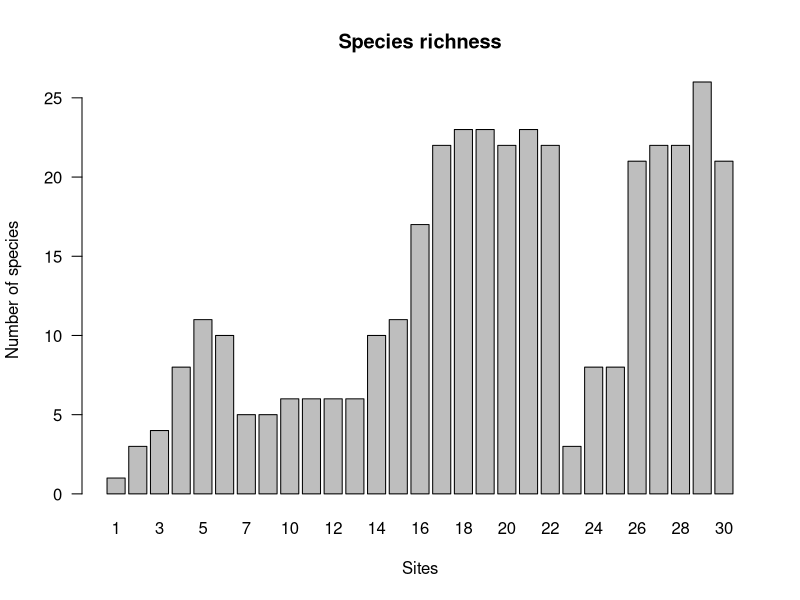
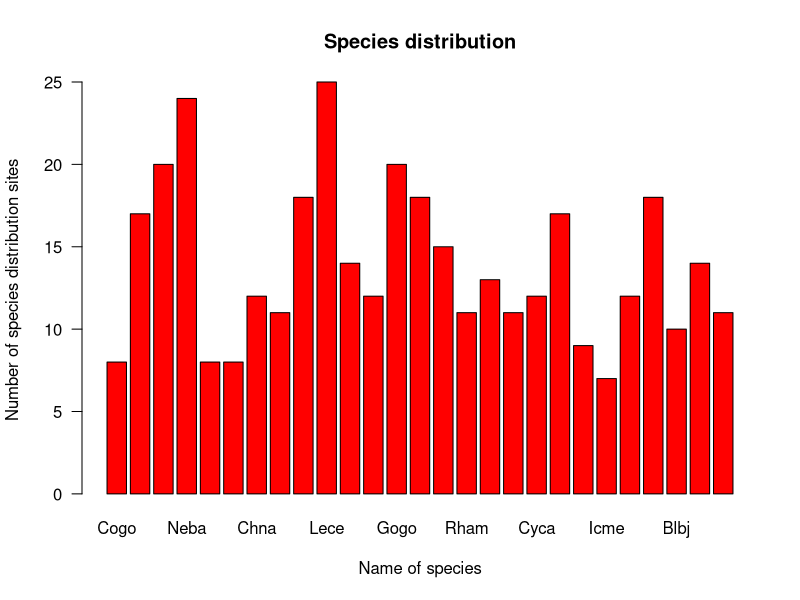
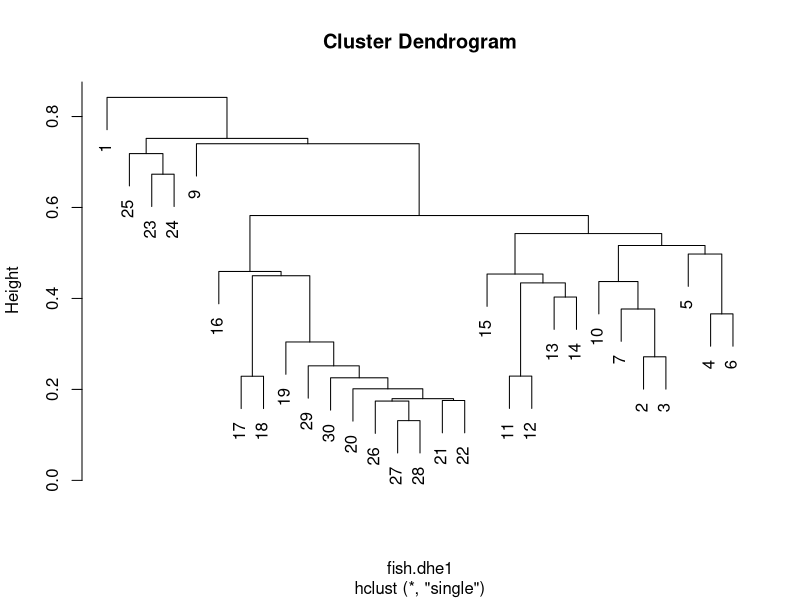
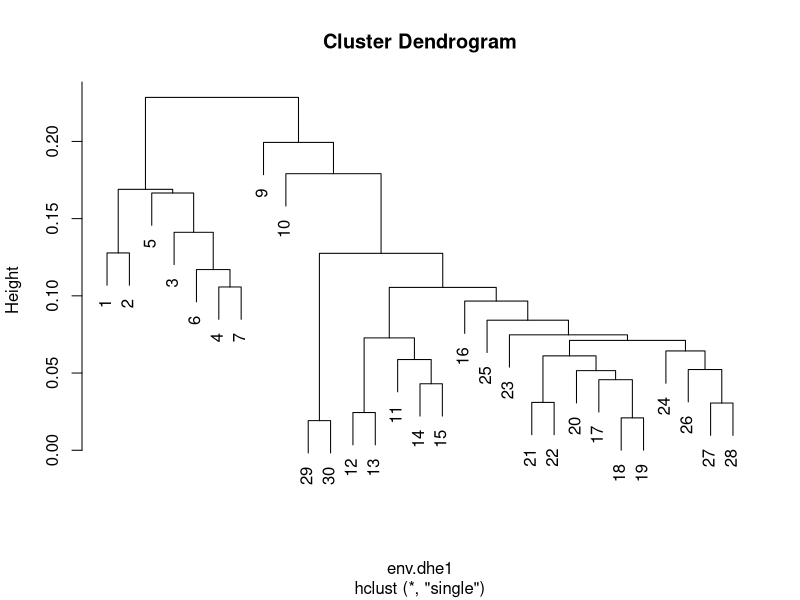
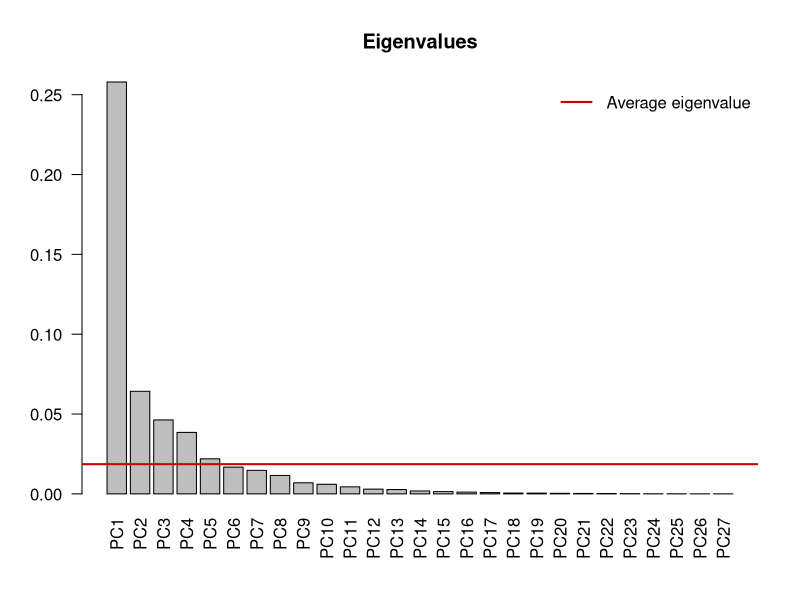
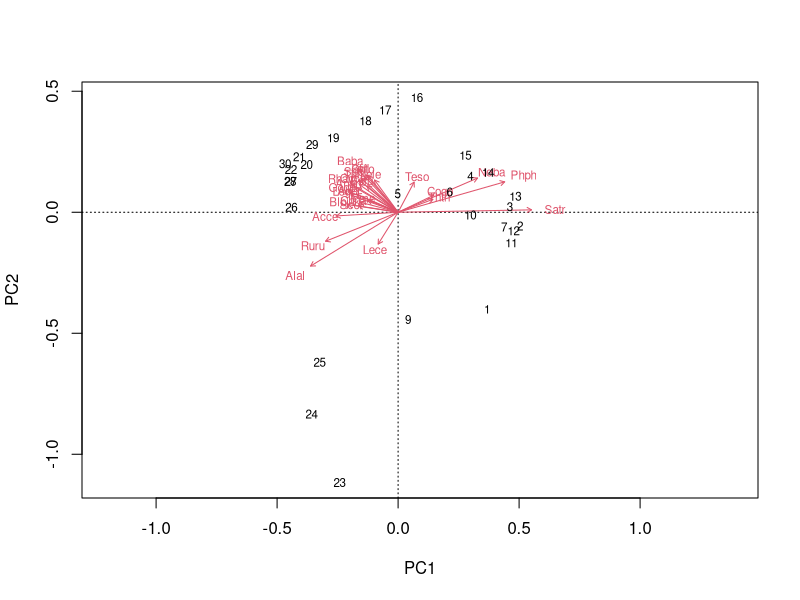
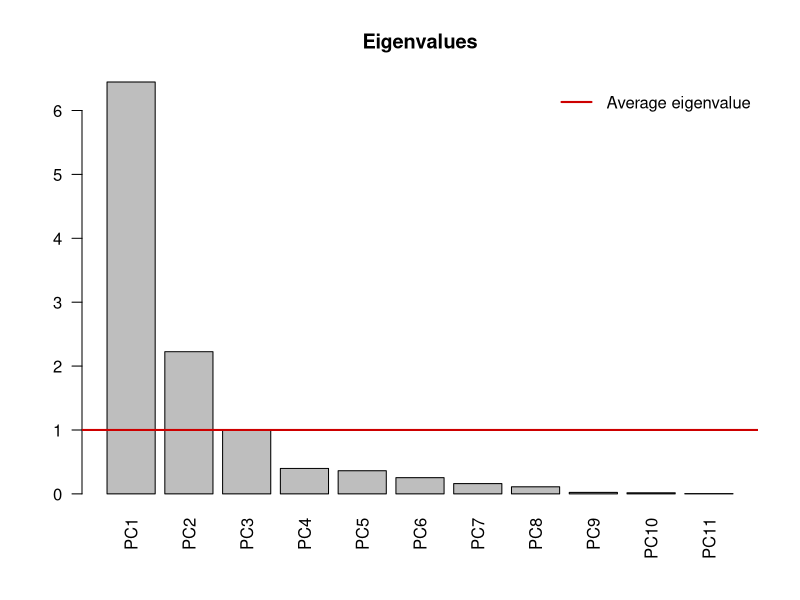
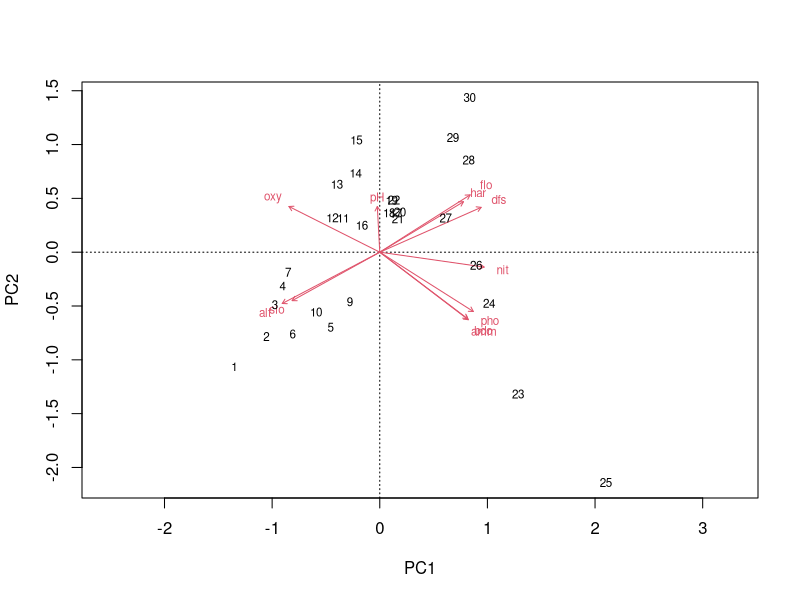

These figures' R source, in order:
library(ade4)
data(doubs)
env <- doubs$env
fish <- doubs$fish
dim(fish)
fish <- fish[-8,]
env <- env[-8,]
dim(fish)
dim(env)

site.fish <- rowSums(fish > 0)
barplot(site.fish, main = "Species richness",
        xlab = "Sites", ylab="Number of species",
        col = "grey", las= 1)

site.fish <- colSums(fish > 0)
barplot(site.fish, main = "Species distribution",
        xlab = "Name of species", ylab="Number of species distribution sites",
        col = "red", las= 1)

library(vegan)
fish.pa <- decostand(fish,method = "pa")
fish.db.pa <- vegdist(fish.pa, method = "bray")

fish.hel <- decostand(fish, method = "hellinger")
dim(fish.hel)
fish.chi <- decostand(fish, method = "chi.square")
fish.dhe1 <- vegdist(fish.hel, method = "euclidean")
fish.dhe1.single <- hclust(fish.dhe1, method = "single")
plot(fish.dhe1.single)

env.pa <- decostand(env,method = "pa")
env.db.pa <- vegdist(env.pa, method = "bray")

env.hel <- decostand(env, method = "hellinger")
env.chi <- decostand(env, method = "chi.square")
env.dhe1 <- vegdist(env.hel, method = "euclidean")
env.dhe1.single <- hclust(env.dhe1, method = "single")
plot(env.dhe1.single)

dca <- decorana(fish)
dca
fish.h.pca <- rda(fish.hel)
ev <- fish.h.pca$CA$eig
ev[ev>mean(ev)] 
n <- length(ev) 
barplot(ev, main = "Eigenvalues", col = "grey", las = 2)
abline(h = mean(ev), col = "red3",lwd = 2)
legend("topright","Average eigenvalue",
       lwd = 2, col ="red3" , bty = "n")
biplot(fish.h.pca)

env.z <- decostand(env, method = "standardize") 
dim(env.z)
env.pca <- rda(env.z)
ev <- env.pca$CA$eig
ev[ev>mean(ev)] 
n <- length(ev) 
barplot(ev, main = "Eigenvalues", col = "grey", las = 2)
abline(h = mean(ev), col = "red3",lwd = 2)
legend("topright","Average eigenvalue",
       lwd = 2, col ="red3" , bty = "n")
biplot(env.pca)

dca <- decorana(fish)
dca
dca1 <- decorana(fish.hel) 
dca1
fish.rda <- rda(fish.hel ~ ., data = env.z)
fwd.sel <- ordiR2step(rda(fish.hel ~ 1, data = env.z),
                    scope = formula(fish.rda), 
                    direction = "forward",
                    R2scope = TRUE,
                    pstep = 1000,
                    trace = FALSE) 
fwd.sel$call
fish.rda.signif <- rda(fish.hel ~ alt + oxy + bdo, data = env.z)
anova.cca(fish.rda.signif, step = 1000, by = "axis")
plot(fish.rda.signif)        
